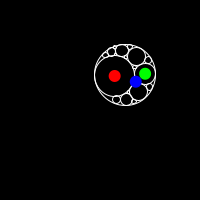
Frame 1 (no input)
Frame 60 (the mouse pressed at the canvas centre just before this capture): identical to frame 1, image omitted
Frame 120 (the mouse held since frame 60 and released just before this capture): identical to frame 1, image omitted

The Processing sketch that drew this single still picture (run headless with seeded random() and noise(); from frame 60 on, the mouse is pressed at the canvas centre):

// Processing sketch: apollonian_gasket
// ── apollonian_gasket.pde
//https://en.wikipedia.org/wiki/Descartes%27_theorem
DragCircle a;
DragCircle b;
DragCircle c;
void setup() {

  size(200, 200);
  //pixelDensity(displayDensity());
  a = new DragCircle((width/4)+random(width/2), (height/4)+random(height/2), 6);
  b = new DragCircle((width/4)+random(width/2), (height/4)+random(height/2), 6);
  c = new DragCircle((width/4)+random(width/2), (height/4)+random(height/2), 6);
  strokeWeight(1);
  stroke(255);
  noFill();
}
int max = 4;
int iterations = 6;
ArrayList<Circle[]> queue = new ArrayList(0);
void draw() {
  //colorMode(HSB, 100);
  background(0);


  a.move();
  b.move();
  c.move();
  float d1 = sqrt((a.x-b.x)*(a.x-b.x)+(a.y-b.y)*(a.y-b.y));
  float d2 = sqrt((b.x-c.x)*(b.x-c.x)+(b.y-c.y)*(b.y-c.y));
  float d3 = sqrt((c.x-a.x)*(c.x-a.x)+(c.y-a.y)*(c.y-a.y));
  float temp = (d1+d2+d3)/2;
  Circle i1 = new Circle(a.x, a.y, temp-d2);
  Circle i2 = new Circle(b.x, b.y, temp-d3);
  Circle i3 = new Circle(c.x, c.y, temp-d1);

  //TODO{
  queue = new ArrayList(0);
  queue.add(new Circle[] {i1, i2, i3});
  //println(queue.size());
  //int test1 = 0;
  //while (queue.size()>0/*&&queue.size()<10000*/) {

  //  Circle[] todo = queue.get(0);
  //  Circle[] out = Descartes(todo[0], todo[1], todo[2]);

  //  if (todo.length == 3) {
  //    if (abs(out[0].getRadius())>max&&out[0].isOnScreen()) {
  //      queue.add(new Circle[] {todo[0], todo[1], out[0], todo[2]});
  //      queue.add(new Circle[] {todo[1], todo[2], out[0], todo[0]});
  //      queue.add(new Circle[] {todo[2], todo[0], out[0], todo[1]});
  //    }
  //    if (abs(out[1].getRadius())>max&&out[1].isOnScreen()) {
  //      queue.add(new Circle[] {todo[0], todo[1], out[1], todo[2]});
  //      queue.add(new Circle[] {todo[1], todo[2], out[1], todo[0]});
  //      queue.add(new Circle[] {todo[2], todo[0], out[1], todo[1]});
  //    }
  //    out[0].display();
  //    out[1].display();
  //  } else {

  //    Circle d = dif(out[0], out[1], todo[3]);
  //    d.display();
  //    if (abs(d.getRadius()) > max&&d.isOnScreen()) {
  //      queue.add(new Circle[] {todo[0], todo[1], d, todo[2]});
  //      queue.add(new Circle[] {todo[1], todo[2], d, todo[0]});
  //      queue.add(new Circle[] {todo[2], todo[0], d, todo[1]});
  //    }
  //  }

  //  queue.remove(0);
  //}
  stroke(255);
  Apollonian(i1, i2, i3);
  //fill(0,100,100);

  i1.display();
  i2.display();
  i3.display();



  noStroke();
  fill(255, 0, 0);
  a.show();
  fill(0, 255, 0);
  b.show();
  fill(0, 0, 255);
  c.show();
  noFill();
}
void Apollonian (Circle a, Circle b, Circle c) {
  Circle j = new Circle(0, 0, 0);
  Apollonianh(a, b, c, true, j, 0);
}
void Apollonianh (Circle a, Circle b, Circle c, boolean init, Circle d, int it) {
  if (it < 4000) {
    //fill(it*10+10, 100, 100);
    Circle[] M = Descartes(a, b, c);

    if (init) {
      if (M[0].isOnScreen()) {
        M[0].display();
      }
      if (M[1].isOnScreen()) {
        M[1].display();
      }
      if (abs(M[0].getRadius())>max) {
        Apollonianh(a, b, M[0], false, c, it+1);
        Apollonianh(b, c, M[0], false, a, it+1);
        Apollonianh(c, a, M[0], false, b, it+1);
      }
      if (abs(M[1].getRadius())>max) {
        Apollonianh(a, b, M[1], false, c, it+1);
        Apollonianh(b, c, M[1], false, a, it+1);
        Apollonianh(c, a, M[1], false, b, it+1);
      }
    } else {
      Circle h = dif(M[0], M[1], d);
      h.display();
      if (abs(h.getRadius())>max) {
        Apollonianh(a, b, h, false, c, it+1);
        Apollonianh(b, c, h, false, a, it+1);
        Apollonianh(c, a, h, false, b, it+1);
      }
    }
  }
}

Circle dif(Circle a, Circle b, Circle c) {
  if (dist2(a.getLocation(), c.getLocation())>dist2(b.getLocation(), c.getLocation())) {
    return a;
  }
  return b;
}
//Method that finds a common intersection between three Circles,
//given that they already have a common intersection.
PVector ComIntersect(Circle a, Circle b, Circle c) {
  PVector[] i = a.Intersections(b);
  if (abs(dist2(i[0], c.getLocation())-abs(c.getRadius()))>abs(dist2(i[1], c.getLocation())-abs(c.getRadius()))) {
    return i[1];
  }
  return i[0];
}
//CODING DESCARTES THEOREM TOOK ME LIKE 5 HOURS AAAHHHHHH
Circle[] Descartes(Circle a, Circle b, Circle c) {

  float[] nr = newRadius(a, b, c);
  Circle[] newc = new Circle[2];
  newc[0] = new Circle(ComIntersect(a.a(nr[0]), b.a(nr[0]), c.a(nr[0])), nr[0]);
  newc[1] = new Circle(ComIntersect(a.a(nr[1]), b.a(nr[1]), c.a(nr[1])), nr[1]);
  return newc;
}
//distance between two PVectors
//only x and y
float dist2(PVector a, PVector b) {
  return sqrt((a.x-b.x)*(a.x-b.x)+(a.y-b.y)*(a.y-b.y));
}
float[] newRadius(Circle a, Circle b, Circle c) {
  float[] newr = new float[2];
  float k1 = a.getCurve();
  float k2 = b.getCurve();
  float k3 = c.getCurve();
  float t1 = k1+k2+k3;
  float t2 = 2*sqrt(k1*k2+k2*k3+k3*k1);
  newr[0] = 1/(t1+t2);
  newr[1] = 1/(t1-t2);
  return newr;
}

// ── Circle.pde

class Circle {

  float x = 0;
  float y = 0;
  float radius = 1;
  float curve = 1;
  Circle(float x_, float y_, float d) {
    this.x = x_;
    this.y = y_;
    this.radius = d;
    this.curve = 1/d;
  }
  Circle(PVector l, float d) {
    this.x = l.x;
    this.y = l.y;
    this.radius = d;
    this.curve = 1/d;
  }
  boolean isOnScreen() {
    float r = abs(radius);
    if (x+r<0-r) {
      return false;
    }
    if (x-r>width+r) {
      return false;
    }
    if (y+r<0-r) {
      return false;
    }
    if (y-r>height+r) {
      return false;
    }
    return true;
  }
  PVector getLocation() {
    return new PVector(x, y);
  }
  float getRadius() {
    return radius;
  }
  //returns Circle with increased radius r
  Circle a(float r) {
    return new Circle(this.x, this.y, (this.radius)+r);
  }
  float getCurve() {
    return curve;
  }
  void display() {
    ellipse(x, y, abs(radius+radius), abs(radius+radius));
  }
  //Circle Intersection Math:
  //https://www.desmos.com/calculator/apmfyecn1k
  boolean hasIntersection(Circle b) {
    if (!(b.x+b.radius<x-radius||b.x-b.radius>x+radius)) {
      if (!(b.y+b.radius<y-radius||b.y-b.radius>y+radius)) {
        if ((x-b.x)*(x-b.x)+(y-b.y)*(y-b.y)<(radius+b.radius)*(radius+b.radius)) {
          return true;
        }
      }
    }
    return false;
  }
  PVector[] Intersections(Circle p) {
    //
    // c1(x1,y1,r1)
    // c2(x2,y2,r2)
    //
    // (x,y)
    //
    // dist(point(x,y), point(x1,y1)) = r1
    // dist(point(x,y), point(x2,y2)) = r2
    //
    // 
    //
    float d = sqrt((x-p.x)*(x-p.x)+(y-p.y)*(y-p.y));
    float b = (p.radius*p.radius-radius*radius+d*d)/(2*d);
    float a = d-b;
    float h = sqrt(radius*radius-a*a);
    a /= d;
    h /= d;
    PVector[] intersects = new PVector[2];
    intersects[0] = new PVector(x+a*(p.x-x)+h*(p.y-y), y+a*(p.y-y)+h*(x-p.x));
    intersects[1] = new PVector(x+a*(p.x-x)-h*(p.y-y), y+a*(p.y-y)-h*(x-p.x));
    return intersects;
  }
}
class DragCircle {
  float x = 0;
  float y = 0;
  float r = 1;
  boolean pmousePressed = true;
  boolean nmousePressed = true;
  boolean dragged = false;

  DragCircle(float x_, float y_) {
    this.x = x_;
    this.y = y_;
  }
  DragCircle(float x_, float y_, float r_) {
    this.x = x_;
    this.y = y_;
    this.r = r_;
  }
  PVector getLocation() {
    return new PVector(this.x, this.y);
  }
  void move() {
    if (dragged) {
      if (mousePressed) {
        x = mouseX;
        y = mouseY;
      } else {
        pmousePressed = nmousePressed;
        nmousePressed = mousePressed;
        dragged = false;
      }
    } else {
      pmousePressed = nmousePressed;
      nmousePressed = mousePressed;
      if (pmousePressed == false) {
        if (nmousePressed == true) {
          if (!(mouseX+r<x-r||mouseX-r>x+r)) {
            if (!(mouseY+r<y-r||mouseY-r>y+r)) {
              if ((mouseX-x)*(mouseX-x)+(mouseY-y)*(mouseY-y)<r*r) {
                x = mouseX;
                y = mouseY;
                dragged = true;
              }
            }
          }
        }
      }
    }
  }
  void show() {
    ellipse(x, y, r+r, r+r);
  }
}
